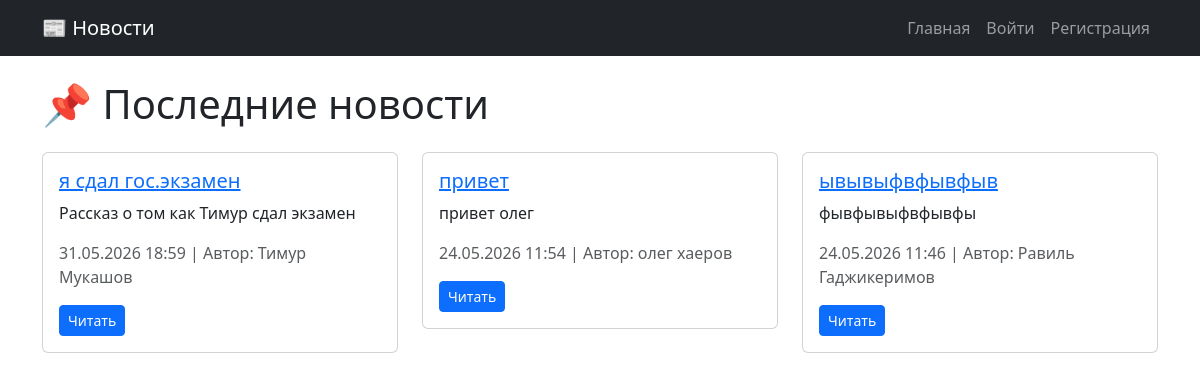
The page / on the database its author committed.
### news_app/models.py (models this page shows, shortened)
class News(models.Model):
    title = models.CharField(max_length=200)
    summary = models.CharField(max_length=300)
    content = models.TextField()
    author = models.ForeignKey(User, on_delete=models.CASCADE)
    date_created = models.DateTimeField(auto_now_add=True)
    date_updated = models.DateTimeField(auto_now=True)
    class Meta:
        ordering = ['-date_created']

### news_app/views.py (the view)
# urls.py: path('', views.home_view, name='home'),
def home_view(request):
    news_list = News.objects.all().order_by('-date_created')
    paginator = Paginator(news_list, 5)
    page_number = request.GET.get('page')
    page_obj = paginator.get_page(page_number)
    return render(request, 'home.html', {'page_obj': page_obj})

### news_app/templates/home.html (shortened to what this page needs)
{% extends 'base.html' %}
{% block content %}
<h1 class="mb-4">📌 Последние новости</h1>
{% if page_obj %}
    <div class="row">
        {% for news in page_obj %}
            <div class="col-md-4 mb-3">
                <div class="card">
                    <div class="card-body">
                        <h5 class="card-title">
                            <a href="{% url 'news_detail' news.pk %}">{{ news.title }}</a>
                        </h5>
                        <p class="card-text">{{ news.summary|truncatechars:100 }}</p>
                        <p class="text-muted">
                            {{ news.date_created|date:"d.m.Y H:i" }} |
                            Автор: {{ news.author.get_full_name|default:news.author.username }}
                        </p>
                        <a href="{% url 'news_detail' news.pk %}" class="btn btn-sm btn-primary">Читать</a>
                    </div>
                </div>
            </div>
        {% endfor %}
    </div>
{% endif %}
{% endblock %}

### news_app/templates/base.html (shortened to what this page needs)
{% load static %}
<!DOCTYPE html>
<html lang="ru">
<head>
    <link href="https://cdn.jsdelivr.net/npm/bootstrap@5.3.0-alpha1/dist/css/bootstrap.min.css" rel="stylesheet">
    <link rel="stylesheet" href="{% static 'css/style.css' %}">
</head>
<body>
    <nav class="navbar navbar-expand-lg navbar-dark bg-dark">
        <div class="container">
            <a class="navbar-brand" href="{% url 'home' %}">📰 Новости</a>
            <div class="collapse navbar-collapse">
                <ul class="navbar-nav ms-auto">
                    <li class="nav-item"><a class="nav-link" href="{% url 'home' %}">Главная</a></li>
                    {% if user.is_authenticated %}
                        <li class="nav-item"><a class="nav-link" href="{% url 'news_create' %}">➕ Добавить новость</a></li>
                        <li class="nav-item"><a class="nav-link" href="{% url 'profile' %}">👤 {{ user.first_name|default:user.username }}</a></li>
                        <li class="nav-item">
                            <form action="{% url 'logout' %}" method="post" style="display: inline;">
                                {% csrf_token %}
                                <button type="submit" class="nav-link btn btn-link" style="display: inline; padding: 0; margin: 0; border: none; background: none; color: rgba(255,255,255,.55); text-decoration: none;">
                                    🚪 Выйти
                                </button>
                            </form>
                        </li>
                    {% else %}
                        <li class="nav-item"><a class="nav-link" href="{% url 'login' %}">Войти</a></li>
                        <li class="nav-item"><a class="nav-link" href="{% url 'register' %}">Регистрация</a></li>
                    {% endif %}
                </ul>
            </div>
        </div>
    </nav>
    <main class="container mt-4">
        {% block content %}
        {% endblock %}
    </main>
</body>
</html>

### rows shown on the page
News: title "я сдал гос.экзамен", summary "Рассказ о том как Тимур сдал экзамен", date_created "31.05.2026 18:59", author.get_full_name "Тимур Мукашов"
News: title "привет", summary "привет олег", date_created "24.05.2026 11:54", author.get_full_name "олег хаеров"
News: title "ывывыфвфывфыв", summary "фывфывыфвфывфы", date_created "24.05.2026 11:46", author.get_full_name "Равиль Гаджикеримов"
